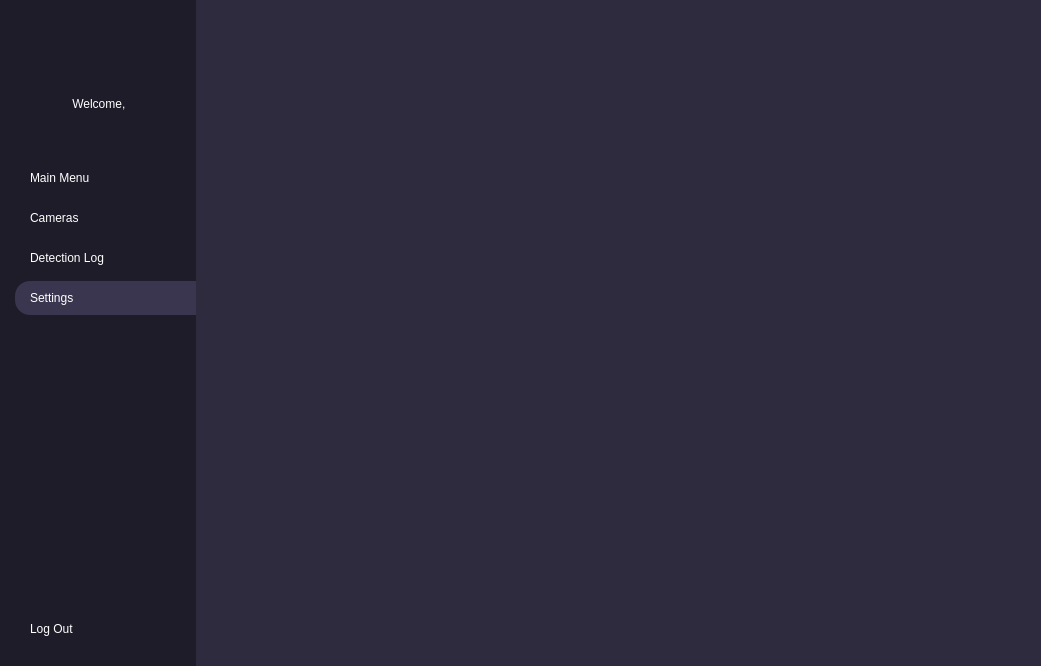
<?xml version="1.0" encoding="UTF-8"?>
<ui version="4.0">
 <class>MainWindow</class>
 <widget class="QMainWindow" name="MainWindow">
  <property name="geometry">
   <rect>
    <x>0</x>
    <y>0</y>
    <width>1041</width>
    <height>666</height>
   </rect>
  </property>
  <property name="minimumSize">
   <size>
    <width>1041</width>
    <height>666</height>
   </size>
  </property>
  <property name="windowTitle">
   <string>MainWindow</string>
  </property>
  <property name="styleSheet">
   <string notr="true">*{
	border: none;
	background-color: transparent;
	background: none;
	padding: 0;
	margin: 0;
	color: #fff;
	font-size: 12px;
}

#leftMenuContainer{
	background-color: #1e1c29;
}

#leftMenuSubContainer QPushButton {
	text-align: left;
	padding: 10px 15px;
	border-bottom-left-radius: 15px;
	border-top-left-radius: 15px;
}

#centralwidget{
	background-color: #2E2B3F;
}</string>
  </property>
  <widget class="QWidget" name="centralwidget">
   <layout class="QHBoxLayout" name="horizontalLayout">
    <property name="spacing">
     <number>0</number>
    </property>
    <property name="leftMargin">
     <number>0</number>
    </property>
    <property name="topMargin">
     <number>0</number>
    </property>
    <property name="rightMargin">
     <number>0</number>
    </property>
    <property name="bottomMargin">
     <number>0</number>
    </property>
    <item alignment="Qt::AlignLeft">
     <widget class="QWidget" name="leftMenuContainer" native="true">
      <property name="styleSheet">
       <string notr="true"/>
      </property>
      <layout class="QVBoxLayout" name="verticalLayout_2">
       <property name="spacing">
        <number>0</number>
       </property>
       <property name="leftMargin">
        <number>0</number>
       </property>
       <property name="topMargin">
        <number>0</number>
       </property>
       <property name="rightMargin">
        <number>0</number>
       </property>
       <property name="bottomMargin">
        <number>0</number>
       </property>
       <item alignment="Qt::AlignLeft">
        <widget class="QFrame" name="leftMenuSubContainer">
         <property name="styleSheet">
          <string notr="true">QPushButton:hover {
    background-color: #3a364f;  /* Background color on hover */
}
</string>
         </property>
         <property name="frameShape">
          <enum>QFrame::StyledPanel</enum>
         </property>
         <property name="frameShadow">
          <enum>QFrame::Raised</enum>
         </property>
         <layout class="QVBoxLayout" name="verticalLayout">
          <property name="spacing">
           <number>0</number>
          </property>
          <property name="leftMargin">
           <number>15</number>
          </property>
          <property name="topMargin">
           <number>0</number>
          </property>
          <property name="rightMargin">
           <number>0</number>
          </property>
          <property name="bottomMargin">
           <number>0</number>
          </property>
          <item>
           <widget class="QFrame" name="leftMenuTopFrame">
            <property name="frameShape">
             <enum>QFrame::StyledPanel</enum>
            </property>
            <property name="frameShadow">
             <enum>QFrame::Raised</enum>
            </property>
            <layout class="QVBoxLayout" name="verticalLayout_4">
             <property name="leftMargin">
              <number>0</number>
             </property>
             <property name="topMargin">
              <number>20</number>
             </property>
             <property name="rightMargin">
              <number>10</number>
             </property>
             <property name="bottomMargin">
              <number>0</number>
             </property>
             <item>
              <widget class="QLabel" name="LogoLabel">
               <property name="minimumSize">
                <size>
                 <width>171</width>
                 <height>71</height>
                </size>
               </property>
               <property name="maximumSize">
                <size>
                 <width>171</width>
                 <height>71</height>
                </size>
               </property>
               <property name="text">
                <string/>
               </property>
               <property name="pixmap">
                <pixmap>logo.png</pixmap>
               </property>
               <property name="scaledContents">
                <bool>true</bool>
               </property>
              </widget>
             </item>
             <item>
              <widget class="QLabel" name="WelcomeLabel">
               <property name="styleSheet">
                <string notr="true">Color: white;</string>
               </property>
               <property name="text">
                <string>Welcome, </string>
               </property>
               <property name="alignment">
                <set>Qt::AlignCenter</set>
               </property>
              </widget>
             </item>
            </layout>
           </widget>
          </item>
          <item>
           <spacer name="verticalSpacer_2">
            <property name="orientation">
             <enum>Qt::Vertical</enum>
            </property>
            <property name="sizeType">
             <enum>QSizePolicy::Fixed</enum>
            </property>
            <property name="sizeHint" stdset="0">
             <size>
              <width>20</width>
              <height>40</height>
             </size>
            </property>
           </spacer>
          </item>
          <item>
           <widget class="QFrame" name="leftMenuMiddleFrame">
            <property name="styleSheet">
             <string notr="true">QPushButton:hover {
    background-color: #3a364f;  /* Background color on hover */
}
</string>
            </property>
            <property name="frameShape">
             <enum>QFrame::StyledPanel</enum>
            </property>
            <property name="frameShadow">
             <enum>QFrame::Raised</enum>
            </property>
            <layout class="QVBoxLayout" name="verticalLayout_5">
             <property name="leftMargin">
              <number>0</number>
             </property>
             <property name="topMargin">
              <number>10</number>
             </property>
             <property name="rightMargin">
              <number>0</number>
             </property>
             <property name="bottomMargin">
              <number>0</number>
             </property>
             <item>
              <widget class="QPushButton" name="MainMenuButton">
               <property name="mouseTracking">
                <bool>true</bool>
               </property>
               <property name="styleSheet">
                <string notr="true"/>
               </property>
               <property name="text">
                <string>Main Menu</string>
               </property>
               <property name="icon">
                <iconset>
                 <normaloff>icons/home.svg</normaloff>icons/home.svg</iconset>
               </property>
              </widget>
             </item>
             <item>
              <widget class="QPushButton" name="CamerasButton">
               <property name="styleSheet">
                <string notr="true"/>
               </property>
               <property name="text">
                <string>Cameras</string>
               </property>
               <property name="icon">
                <iconset>
                 <normaloff>icons/camera.svg</normaloff>icons/camera.svg</iconset>
               </property>
              </widget>
             </item>
             <item>
              <widget class="QPushButton" name="DetectionLogButton">
               <property name="styleSheet">
                <string notr="true"/>
               </property>
               <property name="text">
                <string>Detection Log</string>
               </property>
               <property name="icon">
                <iconset>
                 <normaloff>icons/search.svg</normaloff>icons/search.svg</iconset>
               </property>
              </widget>
             </item>
             <item>
              <widget class="QPushButton" name="SettingsButton">
               <property name="styleSheet">
                <string notr="true">background-color: #3a364f;</string>
               </property>
               <property name="text">
                <string>Settings</string>
               </property>
               <property name="icon">
                <iconset>
                 <normaloff>icons/settings.svg</normaloff>icons/settings.svg</iconset>
               </property>
              </widget>
             </item>
            </layout>
           </widget>
          </item>
          <item>
           <spacer name="verticalSpacer">
            <property name="orientation">
             <enum>Qt::Vertical</enum>
            </property>
            <property name="sizeHint" stdset="0">
             <size>
              <width>20</width>
              <height>40</height>
             </size>
            </property>
           </spacer>
          </item>
          <item alignment="Qt::AlignBottom">
           <widget class="QFrame" name="leftMenuBottomFrame">
            <property name="frameShape">
             <enum>QFrame::StyledPanel</enum>
            </property>
            <property name="frameShadow">
             <enum>QFrame::Raised</enum>
            </property>
            <layout class="QVBoxLayout" name="verticalLayout_3">
             <property name="leftMargin">
              <number>0</number>
             </property>
             <property name="topMargin">
              <number>0</number>
             </property>
             <property name="rightMargin">
              <number>0</number>
             </property>
             <property name="bottomMargin">
              <number>20</number>
             </property>
             <item>
              <widget class="QPushButton" name="LogoutButton">
               <property name="styleSheet">
                <string notr="true">QPushButton:hover {
    background-color: #3a364f;  /* Background color on hover */
}
</string>
               </property>
               <property name="text">
                <string>Log Out</string>
               </property>
               <property name="icon">
                <iconset>
                 <normaloff>icons/log-out.svg</normaloff>icons/log-out.svg</iconset>
               </property>
              </widget>
             </item>
            </layout>
           </widget>
          </item>
         </layout>
        </widget>
       </item>
      </layout>
     </widget>
    </item>
    <item>
     <widget class="QWidget" name="widget" native="true"/>
    </item>
   </layout>
  </widget>
 </widget>
 <resources/>
 <connections/>
</ui>
